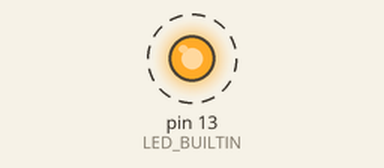
The sketch below on a simulated Arduino Uno, built with avr-gcc and run on an emulated ATmega328P. Shown: output pins drawn as LEDs (lit = HIGH). Dashed ring = blinking.

Above: at 0.1 s.
Timing chart, 0 to 40.0 s (numbered marks = the images above):
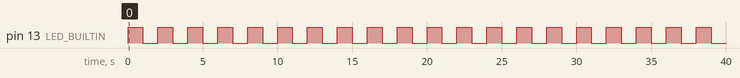

Measured:
- by itself, pin 13 (LED_BUILTIN): alternates HIGH for 1.0 s and LOW for 1.0 s

The sketch:

1-2ledBlink.ino
```cpp
/*
 Ex1. 1-2ledBlink.ino
 D1 mini LED Blink Without Delay
*/
//#include <ESP8266WiFi.h>

int ledState = LOW;
const long interval = 1000;

void setup() {
  pinMode(LED_BUILTIN, OUTPUT); //2:D4
}

void loop()
{
  if((millis() % interval)==0) {
    if (ledState == LOW)
      ledState = HIGH;  // LED *off*
    else
      ledState = LOW;   // LED *on*
  }
  digitalWrite(LED_BUILTIN, ledState);
  delay(1);
}
```
